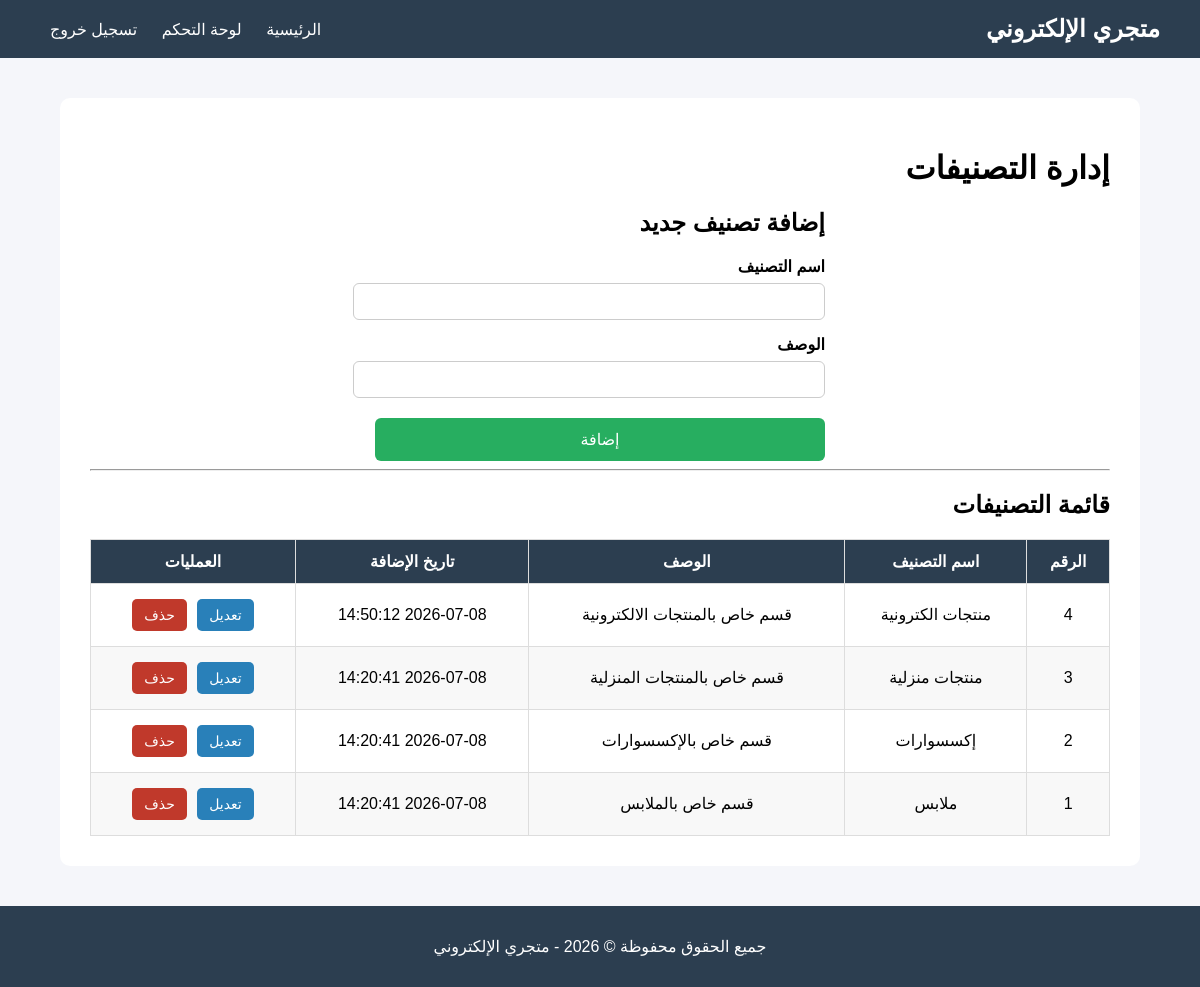
Screenshot of /admin/categories.php (signed in) with the database file from the repository.
### tables this page shows
CREATE TABLE `categories` (
  `id` int(11) NOT NULL,
  `name` varchar(100) NOT NULL,
  `description` text DEFAULT NULL,
  `created_at` timestamp NOT NULL DEFAULT current_timestamp()
);

### admin/categories.php (the view, shortened to what this page needs)
<?php
require_once __DIR__ . "/../config/database.php";
$edit_category = null;
$categories_sql = "SELECT * FROM categories ORDER BY id DESC";
$categories_result = mysqli_query($conn, $categories_sql);
?>
<?php include __DIR__ . "/../includes/header.php"; ?>
<h1>إدارة التصنيفات</h1>
<div class="form-box">
    <h2>
        <?php echo $edit_category ? "تعديل التصنيف" : "إضافة تصنيف جديد"; ?>
    </h2>
    <form method="POST" action="">
        <label>اسم التصنيف</label>
        <input
            type="text"
            name="name"
            value="<?php echo $edit_category ? htmlspecialchars($edit_category['name']) : ''; ?>"
        >
        <label>الوصف</label>
        <input
            type="text"
            name="description"
            value="<?php echo $edit_category ? htmlspecialchars($edit_category['description']) : ''; ?>"
        >
        <button type="submit">
            <?php echo $edit_category ? "حفظ التعديل" : "إضافة"; ?>
        </button>
    </form>
</div>
<hr>
<h2>قائمة التصنيفات</h2>
<table class="data-table">
    <thead>
        <tr>
            <th>الرقم</th>
            <th>اسم التصنيف</th>
            <th>الوصف</th>
            <th>تاريخ الإضافة</th>
            <th>العمليات</th>
        </tr>
    </thead>
    <tbody>
        <?php if (mysqli_num_rows($categories_result) > 0) { ?>
            <?php while ($category = mysqli_fetch_assoc($categories_result)) { ?>
                <tr>
                    <td><?php echo $category["id"]; ?></td>
                    <td><?php echo htmlspecialchars($category["name"]); ?></td>
                    <td><?php echo htmlspecialchars($category["description"]); ?></td>
                    <td><?php echo $category["created_at"]; ?></td>
                    <td>
                        <a class="btn edit" href="categories.php?edit_id=<?php echo $category['id']; ?>">تعديل</a>
                        <a
                            class="btn delete"
                            href="categories.php?delete_id=<?php echo $category['id']; ?>"
                            onclick="return confirm('هل أنت متأكد من حذف هذا التصنيف؟');"
                        >
                            حذف
                        </a>
                    </td>
                </tr>
            <?php } ?>
        <?php } else { ?>
            <tr>
                <td colspan="5">لا توجد تصنيفات حاليًا</td>
            </tr>
        <?php } ?>
    </tbody>
</table>
<?php include __DIR__ . "/../includes/footer.php"; ?>

### assets/css/style.css (style rules this page uses)
body { font-family: Arial, sans-serif; background-color: #f5f6fa; margin: 0; direction: rtl; }
.form-box { max-width: 450px; margin: auto; }
.form-box label { display: block; margin-top: 15px; font-weight: bold; }
.form-box input { width: 100%; padding: 10px; margin-top: 7px; border: 1px solid #ccc; border-radius: 6px; }
.form-box button { width: 100%; padding: 12px; margin-top: 20px; background-color: #27ae60; color: white; border: none; border-radius: 6px; cursor: pointer; font-size: 16px; }
.data-table { width: 100%; border-collapse: collapse; margin-top: 20px; }
.data-table th, .data-table td { border: 1px solid #ddd; padding: 12px; text-align: center; }
.data-table th { background-color: #2c3e50; color: white; }
.data-table tr:nth-child(even) { background-color: #f8f8f8; }
.btn { display: inline-block; padding: 8px 12px; border-radius: 5px; text-decoration: none; color: white; margin: 3px; font-size: 14px; }
.btn.edit { background-color: #2980b9; }
.btn.delete { background-color: #c0392b; }

### rows the page displays
categories: id "4", name "منتجات الكترونية", description "قسم خاص بالمنتجات الالكترونية", created_at "2026-07-08 14:50:12"
categories: id "3", name "منتجات منزلية", description "قسم خاص بالمنتجات المنزلية", created_at "2026-07-08 14:20:41"
categories: id "2", name "إكسسوارات", description "قسم خاص بالإكسسوارات", created_at "2026-07-08 14:20:41"
categories: id "1", name "ملابس", description "قسم خاص بالملابس", created_at "2026-07-08 14:20:41"
